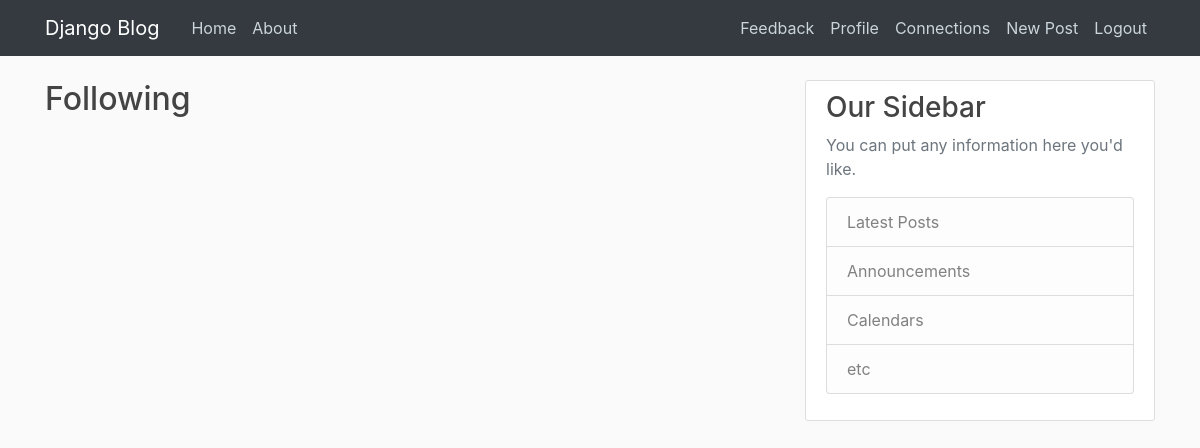
The page /connections/ (signed in) on the database as committed earlier.
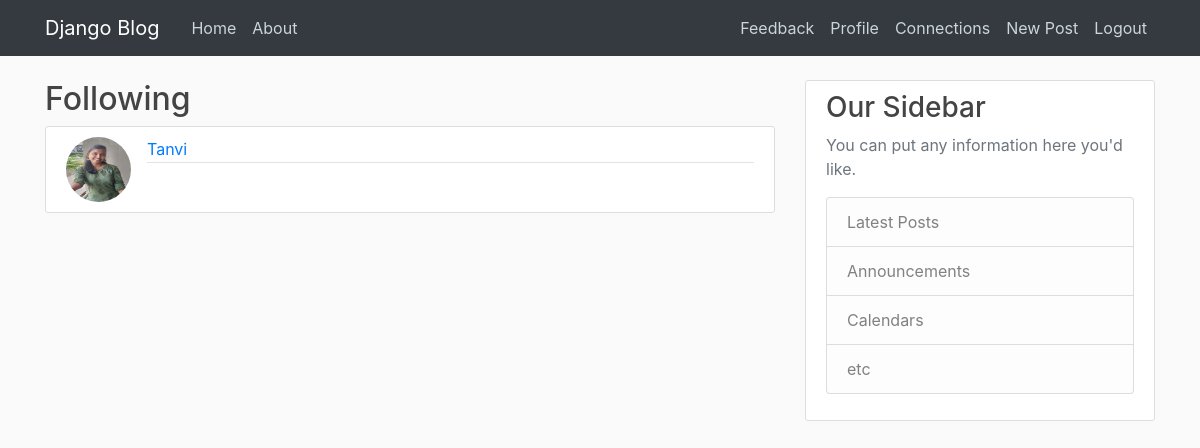
The same page on the database as committed later.
### users/models.py (models this page shows, shortened)
class Connection(models.Model):
    follower = models.ForeignKey(User, related_name='follower',on_delete=models.CASCADE)
    following = models.ForeignKey(User, related_name='following',on_delete=models.CASCADE)
    date_created = models.DateTimeField(auto_now_add=True)

class Profile(models.Model):
	user=models.OneToOneField(User,on_delete=models.CASCADE)
	image=models.ImageField(default='default.jpg',upload_to='profile_pics')
	firstname=models.CharField(max_length=10,default='First name')
	lastname=models.CharField(max_length=10,default='Last name')

### blog/views.py (the view)
# urls.py: path('connections/', ViewConnections.as_view(), name='connections'),
class ViewConnections(ListView):
	model=Connection
	context_object_name='connections'
	def get_queryset(self):
		user=get_object_or_404(User,username=self.request.user.username)
		return Connection.objects.filter(follower=user)

### users/templates/users/connection_list.html
{% extends "blog/base.html" %}
	{% block content %}
    <h2>Following </h2>
		{% for conn in connections %}
			<article class="media content-section">
				<img
				class="rounded-circle article-img"
				src="{{conn.following.profile.image.url}}"
				/>
					<div class="media-body">
						<div class="article-metadata">
						<a class="mr-2" href="{% url 'user-posts' conn.following.username %}">{{conn.following.profile.firstname}}</a>
						</div>
					</div>
			</article>
		{% endfor %}
	{% endblock content%}

Rows that differ between the two databases and show on the page:
added Connection: following.profile.image (picture), following.profile.firstname "Tanvi"
